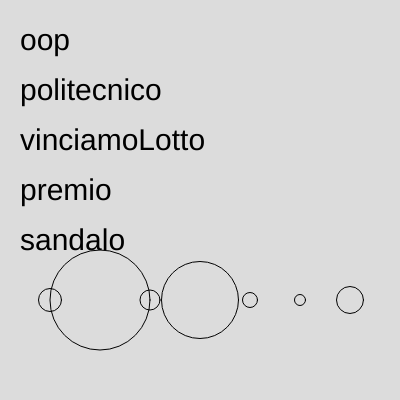
Frame 1 (no input)
Frame 60 (no input): identical to frame 1, image omitted
Frame 120 (the mouse pressed at the canvas centre since frame 60): identical to frame 1, image omitted

The p5.js sketch that drew this single still picture (run headless with seeded random() and noise() and a simulated clock; from frame 60 on, the mouse is pressed at the canvas centre):

// p5.js sketch
// ── sketch.js
let num = 23;
let num2 = 24;
let arrayNum = [23, 100, 20, 77, 15, 11, 27];
//idx di accesso 0 , 1 , 2, 3 ,4 , 5, 6
//collezione ordinata (omogena) di elementi
let collectionParole = ["oop", 
  "politecnico",
 "vinciamoLotto",
"premio",
"sandalo"];

function setup() {
  createCanvas(400, 400);
}

function draw() {
  background(220);
  fill(0);
  textSize(30);
  //vedere un elemento dopo l'altro 
  //dell'array
  // 0 --> Max - 1
  let ycoord = 50;
  for(let i=0; i < collectionParole.length ; i++){
    // (arrayNum[i] --> i-th elem of array
    text(collectionParole[i], 20, ycoord);
    ycoord = ycoord + 50;
  }
  //ellissi con dimensioni diverse
  noFill();
  for(let i=0; i < arrayNum.length; i++){
    //dato il valore del arrayNum[i]
    //creare un ellisse con dimensione basata su lui
    ellipse(50*i+50, 300, arrayNum[i], arrayNum[i]);
  }
}
